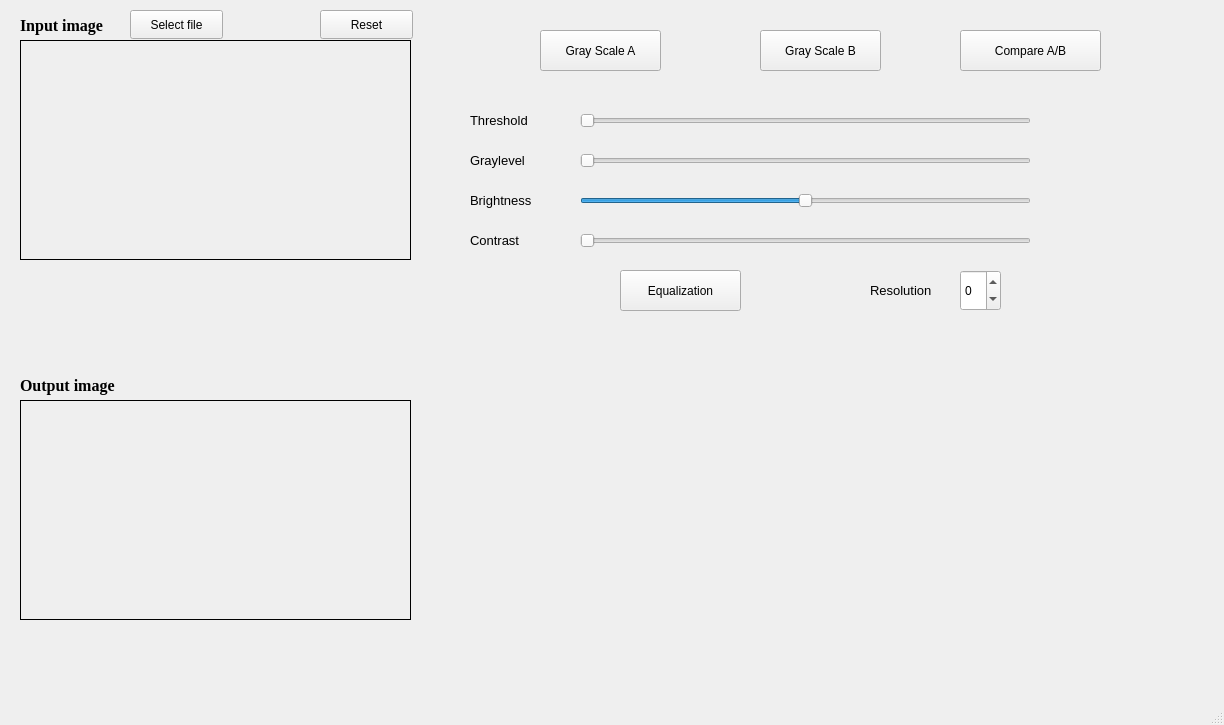
<?xml version="1.0" encoding="UTF-8"?>
<ui version="4.0">
 <class>MainWindow</class>
 <widget class="QMainWindow" name="MainWindow">
  <property name="geometry">
   <rect>
    <x>0</x>
    <y>0</y>
    <width>1224</width>
    <height>725</height>
   </rect>
  </property>
  <property name="windowTitle">
   <string>MainWindow</string>
  </property>
  <widget class="QWidget" name="centralwidget">
   <widget class="QPushButton" name="read_input">
    <property name="geometry">
     <rect>
      <x>130</x>
      <y>10</y>
      <width>93</width>
      <height>29</height>
     </rect>
    </property>
    <property name="text">
     <string>Select file</string>
    </property>
   </widget>
   <widget class="QLabel" name="input">
    <property name="geometry">
     <rect>
      <x>20</x>
      <y>40</y>
      <width>391</width>
      <height>220</height>
     </rect>
    </property>
    <property name="frameShape">
     <enum>QFrame::Box</enum>
    </property>
    <property name="text">
     <string/>
    </property>
   </widget>
   <widget class="QLabel" name="output">
    <property name="geometry">
     <rect>
      <x>20</x>
      <y>400</y>
      <width>391</width>
      <height>220</height>
     </rect>
    </property>
    <property name="frameShape">
     <enum>QFrame::Box</enum>
    </property>
    <property name="text">
     <string/>
    </property>
   </widget>
   <widget class="QLabel" name="label_2">
    <property name="geometry">
     <rect>
      <x>20</x>
      <y>10</y>
      <width>101</width>
      <height>31</height>
     </rect>
    </property>
    <property name="font">
     <font>
      <family>Times New Roman</family>
      <pointsize>12</pointsize>
      <bold>true</bold>
     </font>
    </property>
    <property name="text">
     <string>Input image</string>
    </property>
   </widget>
   <widget class="QLabel" name="label_3">
    <property name="geometry">
     <rect>
      <x>20</x>
      <y>370</y>
      <width>121</width>
      <height>31</height>
     </rect>
    </property>
    <property name="font">
     <font>
      <family>Times New Roman</family>
      <pointsize>12</pointsize>
      <bold>true</bold>
     </font>
    </property>
    <property name="text">
     <string>Output image</string>
    </property>
   </widget>
   <widget class="QPushButton" name="grayscaleA">
    <property name="geometry">
     <rect>
      <x>540</x>
      <y>30</y>
      <width>121</width>
      <height>41</height>
     </rect>
    </property>
    <property name="text">
     <string>Gray Scale A</string>
    </property>
   </widget>
   <widget class="QPushButton" name="grayscaleB">
    <property name="geometry">
     <rect>
      <x>760</x>
      <y>30</y>
      <width>121</width>
      <height>41</height>
     </rect>
    </property>
    <property name="text">
     <string>Gray Scale B</string>
    </property>
   </widget>
   <widget class="QPushButton" name="compare">
    <property name="geometry">
     <rect>
      <x>960</x>
      <y>30</y>
      <width>141</width>
      <height>41</height>
     </rect>
    </property>
    <property name="text">
     <string>Compare A/B</string>
    </property>
   </widget>
   <widget class="QWidget" name="horizontalLayoutWidget">
    <property name="geometry">
     <rect>
      <x>430</x>
      <y>340</y>
      <width>781</width>
      <height>341</height>
     </rect>
    </property>
    <layout class="QHBoxLayout" name="histogram"/>
   </widget>
   <widget class="QSlider" name="threshold">
    <property name="geometry">
     <rect>
      <x>580</x>
      <y>110</y>
      <width>451</width>
      <height>22</height>
     </rect>
    </property>
    <property name="maximum">
     <number>255</number>
    </property>
    <property name="orientation">
     <enum>Qt::Horizontal</enum>
    </property>
   </widget>
   <widget class="QSpinBox" name="resolution">
    <property name="geometry">
     <rect>
      <x>960</x>
      <y>270</y>
      <width>41</width>
      <height>41</height>
     </rect>
    </property>
    <property name="minimum">
     <number>-5</number>
    </property>
    <property name="maximum">
     <number>3</number>
    </property>
    <property name="value">
     <number>0</number>
    </property>
   </widget>
   <widget class="QSlider" name="graylevel">
    <property name="geometry">
     <rect>
      <x>580</x>
      <y>150</y>
      <width>451</width>
      <height>22</height>
     </rect>
    </property>
    <property name="minimum">
     <number>1</number>
    </property>
    <property name="maximum">
     <number>255</number>
    </property>
    <property name="orientation">
     <enum>Qt::Horizontal</enum>
    </property>
   </widget>
   <widget class="QSlider" name="brightness">
    <property name="geometry">
     <rect>
      <x>580</x>
      <y>190</y>
      <width>451</width>
      <height>22</height>
     </rect>
    </property>
    <property name="minimum">
     <number>-255</number>
    </property>
    <property name="maximum">
     <number>255</number>
    </property>
    <property name="orientation">
     <enum>Qt::Horizontal</enum>
    </property>
   </widget>
   <widget class="QSlider" name="contrast">
    <property name="geometry">
     <rect>
      <x>580</x>
      <y>230</y>
      <width>451</width>
      <height>22</height>
     </rect>
    </property>
    <property name="minimum">
     <number>0</number>
    </property>
    <property name="maximum">
     <number>30</number>
    </property>
    <property name="pageStep">
     <number>1</number>
    </property>
    <property name="orientation">
     <enum>Qt::Horizontal</enum>
    </property>
   </widget>
   <widget class="QPushButton" name="Equalization">
    <property name="geometry">
     <rect>
      <x>620</x>
      <y>270</y>
      <width>121</width>
      <height>41</height>
     </rect>
    </property>
    <property name="text">
     <string>Equalization</string>
    </property>
   </widget>
   <widget class="QLabel" name="label">
    <property name="geometry">
     <rect>
      <x>470</x>
      <y>110</y>
      <width>81</width>
      <height>20</height>
     </rect>
    </property>
    <property name="font">
     <font>
      <pointsize>10</pointsize>
     </font>
    </property>
    <property name="text">
     <string>Threshold</string>
    </property>
   </widget>
   <widget class="QLabel" name="label_4">
    <property name="geometry">
     <rect>
      <x>470</x>
      <y>150</y>
      <width>81</width>
      <height>20</height>
     </rect>
    </property>
    <property name="font">
     <font>
      <pointsize>10</pointsize>
     </font>
    </property>
    <property name="text">
     <string>Graylevel</string>
    </property>
   </widget>
   <widget class="QLabel" name="label_5">
    <property name="geometry">
     <rect>
      <x>470</x>
      <y>190</y>
      <width>91</width>
      <height>20</height>
     </rect>
    </property>
    <property name="font">
     <font>
      <pointsize>10</pointsize>
     </font>
    </property>
    <property name="text">
     <string>Brightness</string>
    </property>
   </widget>
   <widget class="QLabel" name="label_6">
    <property name="geometry">
     <rect>
      <x>470</x>
      <y>230</y>
      <width>71</width>
      <height>20</height>
     </rect>
    </property>
    <property name="font">
     <font>
      <pointsize>10</pointsize>
     </font>
    </property>
    <property name="text">
     <string>Contrast</string>
    </property>
   </widget>
   <widget class="QLabel" name="label_7">
    <property name="geometry">
     <rect>
      <x>870</x>
      <y>280</y>
      <width>91</width>
      <height>20</height>
     </rect>
    </property>
    <property name="font">
     <font>
      <pointsize>10</pointsize>
     </font>
    </property>
    <property name="text">
     <string>Resolution</string>
    </property>
   </widget>
   <widget class="QPushButton" name="Reset">
    <property name="geometry">
     <rect>
      <x>320</x>
      <y>10</y>
      <width>93</width>
      <height>29</height>
     </rect>
    </property>
    <property name="text">
     <string>Reset</string>
    </property>
   </widget>
  </widget>
  <widget class="QMenuBar" name="menubar">
   <property name="geometry">
    <rect>
     <x>0</x>
     <y>0</y>
     <width>1224</width>
     <height>26</height>
    </rect>
   </property>
  </widget>
  <widget class="QStatusBar" name="statusbar"/>
 </widget>
 <resources/>
 <connections/>
</ui>
